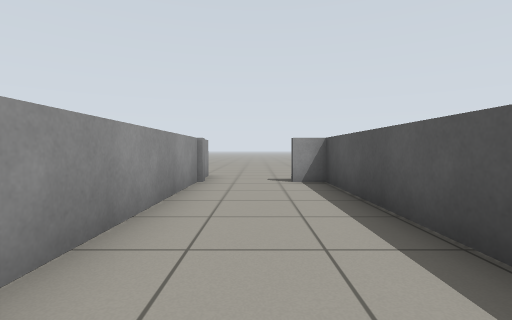
[1] (above)

12 first-person views from a walk through a robot-simulator world made for Gazebo. The camera is 0.72 m above the floor, tilts 2° down and sees 85° across. The floor is counted in squares, 1 m on a side. Each view is taken from the middle of a square. On the plan, view 1 faces up. The plan holds only what a view shows up to about 10 squares ahead; the rest is blank. The place goes on beyond the plan.

[2]
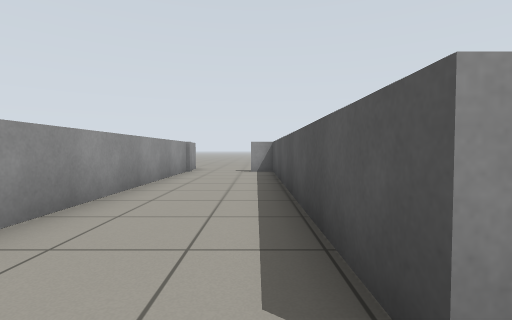

[3]
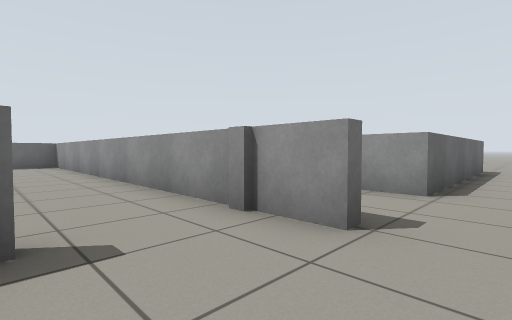

[4]
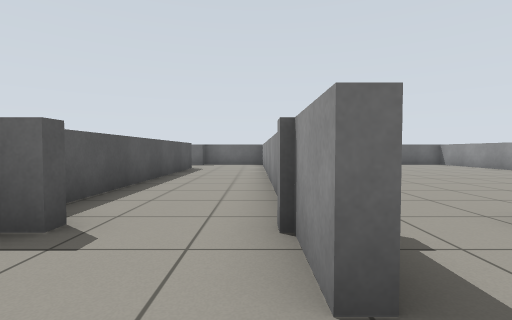

[5]
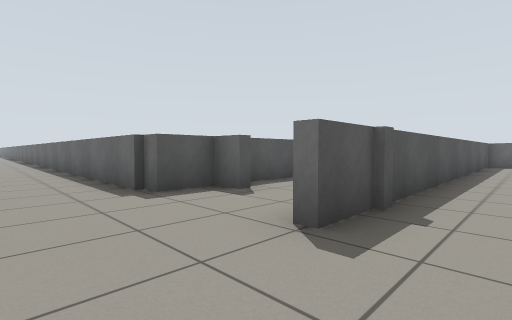

[6]
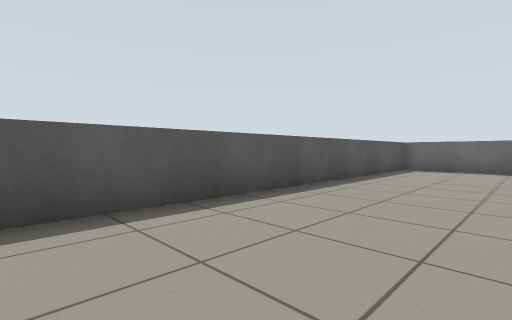

[7]
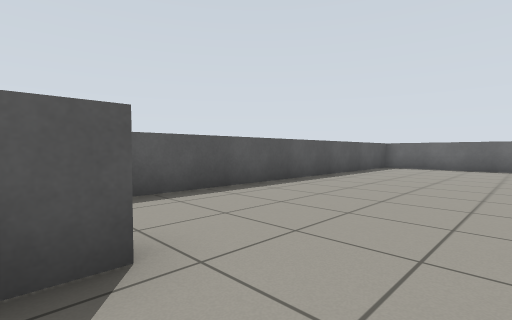

[8]
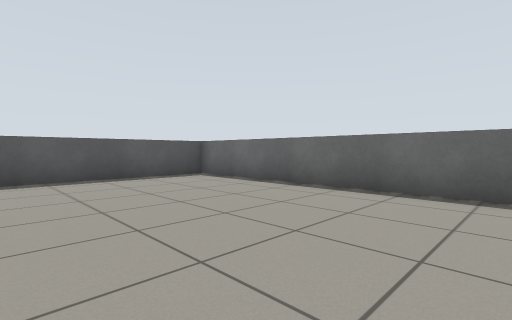

[9]
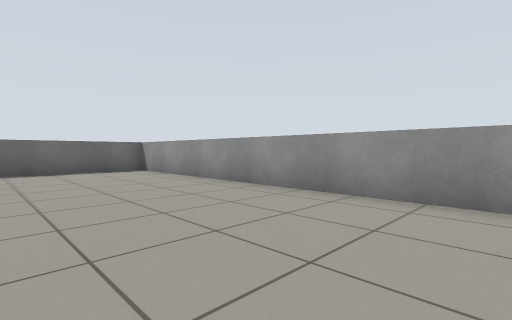

[10]
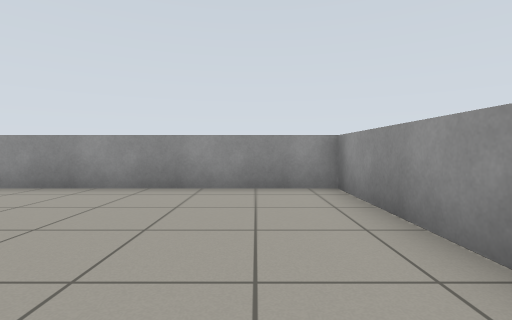

[11]
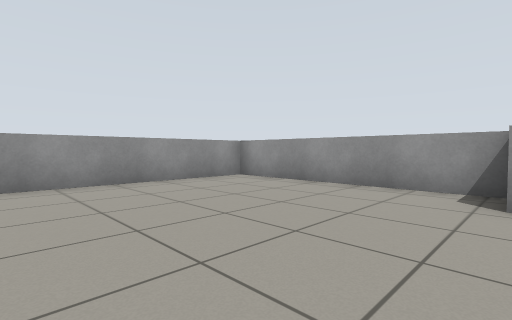

[12]
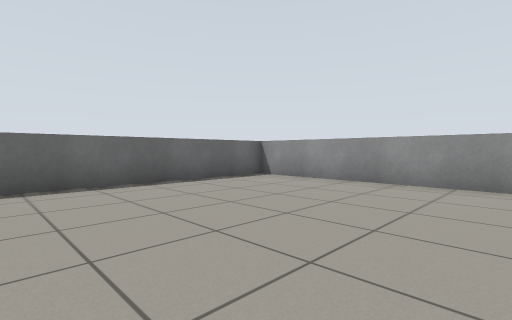

### Floor plan
Key: @ floor where view 1 was taken; . floor; = window, fence, low wall or low ledge.
Columns run from 10 left of view 1 to 9 right of it. Each row starts with its distance up from view 1.
 10        ...........
  9  ...................
  8 =======.=...========
  7 =.....=.==.==
  6 =.......=...=
  5 =.......=...=
  4 =.......=...=
  3 =.......=...=
  2 =.......=...=
  1 =.......=...=
  0 =.......=.@.=
 -1 =.......=...=
 -2 =.......=...=
 -3 =.......=...
 -4 =.......=
 -5 =========

Where each view was taken, in squares from view 1:
view 1: 0 up, 0 right, facing up
view 2: 3 down, 1 right, facing up
view 3: 9 up, 1 right, facing down-left
view 4: 9 up, 1 left, facing down
view 5: 10 up, 3 left, facing down-right
view 6: 6 up, 5 left, facing down-right
view 7: 7 up, 6 left, facing down-right
view 8: 0 up, 9 left, facing down-right
view 9: 5 up, 6 left, facing down-left
view 10: 6 up, 5 left, facing left
view 11: 2 up, 4 left, facing up-left
view 12: 1 up, 4 left, facing down-left
